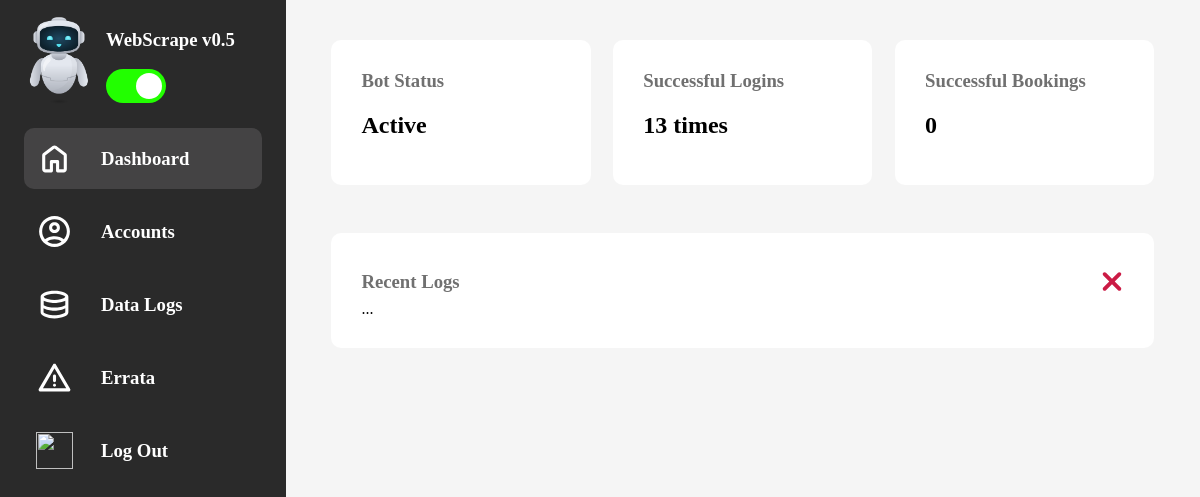
Before: /dashboard/ (signed in) with the older database file.
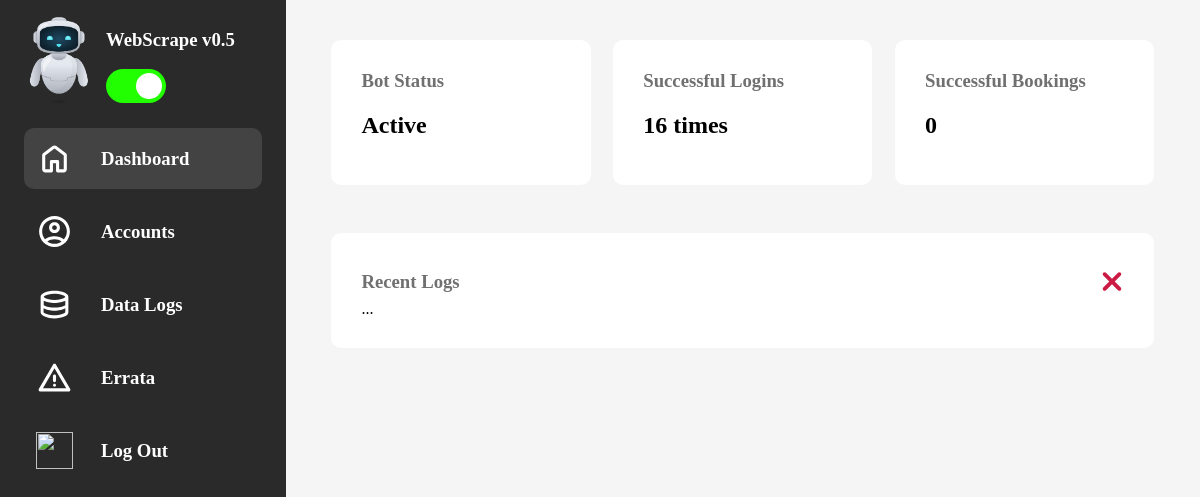
After: the same page with the newer database file.
### botengine/models.py (models this page shows, shortened)
class Bot(models.Model):
    bot_name = models.CharField(max_length=255, unique=True)
    successful_logins = models.IntegerField(default=0)
    successful_bookings = models.IntegerField(default=0)
    class Status(models.TextChoices):
        ACTIVE = "AE", "Active"
        IDLE = "IE", "Idle"
    status = models.CharField(
        max_length=2,
        choices=Status,
        default=Status.IDLE
    )

### authenticator/views.py (the view)
# urls.py: path('dashboard/', views.dashboard, name="dashboard"),
@login_required(login_url='/authenticate/')
def dashboard(request):
    if request.user.is_authenticated:
        bot = Bot.objects.get(id=1)
        accounts = Account.objects.all()
        context = {
            "bot": bot,
            "accounts": accounts
        }
        return render(request, 'authenticator/pages/dashboard.html', context)
    else:
        return redirect('login')

### authenticator/templates/authenticator/pages/dashboard.html (shortened to what this page needs)
{% load static %}
<!DOCTYPE html>
<html lang="en">
<head>
    <link type="text/css" href="{% static 'styles/style.css' %}" rel="stylesheet" />
    <link type="text/css" href="{% static 'styles/switch.css' %}" rel="stylesheet" />
    <link type="text/css" href="{% static 'styles/auth.css' %}" rel="stylesheet" />
</head>
<body>
    <div class="main-container">
        <div class="sidebar-item">
            <div class="app-id">
                <div class="logo-box">
                    <img src="{% static 'img/bot.png' %}" />
                </div>
                <div class="app-details">
                    <h3>WebScrape v0.5</h3>
                    <div class="switch-mech">
                        <form id="status-form" method="post">
                            <label class="switch">
                                <span class="slider round"></span>
                            </label>
                        </form>
                    </div>
                </div>
            </div>
            <div class="dashboard-tab-container">
                <div class="dashboard-tab" onclick="tabToggle('home', this)" id="defaultOpen">
                    <div class="icn-box">
                        <img src="{% static 'img/home.svg' %}"  />
                    </div>
                    <h3>Dashboard</h3>
                </div>
                <div class="dashboard-tab" onclick="tabToggle('accounts', this)" >
                    <div class="icn-box">
                        <img src="{% static 'img/account.svg' %}"  />
                    </div>
                    <h3>Accounts</h3>
                </div>
                <div class="dashboard-tab" onclick="tabToggle('about', this)">
                    <div class="icn-box">
                        <img src="{% static 'img/database.svg' %}" />
                    </div>
                    <h3>Data Logs</h3>
                </div>
                <div class="dashboard-tab" onclick="tabToggle('projects', this)">
                    <div class="icn-box">
                        <img src="{% static 'img/warn.svg' %}" />
                    </div>
                    <h3>Errata</h3>
                </div>
                <a href="{% url 'authenticator:logout' %}">
                    <div class="dashboard-tab">
                        <div class="icn-box">
                            <img src="{% static 'img/logout.svg' %}" />
                        </div>
                        <h3>Log Out</h3>
                    </div>
                </a>
            </div>
        </div>
        <div class="main-item">
            <div class="main-item-wrap">
                <div id="home" class="tabcontent">
                    <div class="status-container">
                        <div class="status-tab">
                            <h3>Bot Status</h3>
                            <h2 class="status-text">{{ bot.get_status_display }}</h2>
                        </div>
                        <div class="status-tab">
                            <h3>Successful Logins</h3>
                            <h2>{{ bot.successful_logins }} times</h2>
                        </div>
                        <div class="status-tab">
                            <h3>Successful Bookings</h3>
                            <h2>{{ bot.successful_bookings }}</h2>
                        </div>
                    </div>
                    <div class="logs-container" >
                        <div style="display: flex; justify-content: space-between; align-items: center;">
                            <h3>Recent Logs</h3>
                            <a href="{% url 'botengine:clear_logs' %}">
                                <div class="icn-box small">
                                    <img src="{% static 'img/x.svg' %}" />
                                </div>
                            </a>
                        </div>
                        <div id="recentLogsContainer">...
                        </div>
                    </div>
                </div>
            </div>
        </div>
    </div>
</body>
</html>

### static/styles/style.css (style rules this page uses)
html, body { margin: 0; padding: 0; }
:root { --bgcolor: #f5f5f5; --darktheme: #2A2A2A; --rad: 10px; }
img { width: 100%; height: 100%; }
a { color: white; text-decoration: none; }
.main-container { height: 100%; background-color: var(--darktheme); }
.sidebar-item { width: 100%; height: 150px; background-color: var(--darktheme); color: white; padding-inline: 24px; padding-top: 10px; box-sizing: border-box; overflow: hidden; }
.app-id { display: flex; clear: both; }
.logo-box { width: 70px; height: 94px; }
.app-details { margin-inline: 12px; }
.switch-mech { width: 45px; height: 26px; }
.dashboard-tab-container { margin-block: 24px; }
.dashboard-tab { display: flex; align-items: center; cursor: pointer; padding: 12px; margin-block: 12px; border-radius: var(--rad); }
.icn-box { width: 37px; height: 37px; }
.small { width: 24px; }
.dashboard-tab h3 { margin-block: 0px; margin-inline: 28px; }
.main-item { margin-block: 24px; background-color: var(--bgcolor); }
.main-item-wrap { width: 90%; margin: auto; }
.status-container { width: 100%; }
.status-tab { height: 145px; background-color: white; margin-bottom: 24px; border-radius: var(--rad); padding: 30px; box-sizing: border-box; }
.status-tab h3 { margin: 0; color: #707070; }
.logs-container { width: 100%; background-color: white; height: 100%; margin-block: 24px; padding: 30px; box-sizing: border-box; border-radius: var(--rad); }
.logs-container h3 { margin: 0; color: #707070; }
@media screen and (min-width:960px) { .main-container { display: flex; justify-content: space-between; } }
@media screen and (min-width:960px) { .sidebar-item { width: 30%; height: 100vh; } }
@media screen and (min-width:960px) { .status-container { display: flex; justify-content: space-between; } }
@media screen and (min-width:960px) { .main-item { width: 100%; margin: 0; } }
@media screen and (min-width:960px) { .main-item-wrap { margin-block: 40px; } }
@media screen and (min-width:960px) { .status-tab { width: 31.5%; } }
.tabcontent { display: none; }

### static/styles/switch.css (style rules this page uses)
.switch { position: relative; display: inline-block; width: 60px; height: 34px; }
.slider { position: absolute; cursor: pointer; top: 0; left: 0; right: 0; bottom: 0; background-color: #ccc; -webkit-transition: .4s; transition: .4s; }
.slider:before { position: absolute; content: ""; height: 26px; width: 26px; left: 4px; bottom: 4px; background-color: white; -webkit-transition: .4s; transition: .4s; }
input:checked + .slider { background-color: #22FF00; }
input:checked + .slider:before { -webkit-transform: translateX(26px); -ms-transform: translateX(26px); transform: translateX(26px); }
.slider.round { border-radius: 34px; }
.slider.round:before { border-radius: 50%; }

### static/styles/auth.css (style rules this page uses)
:root { --bgcolor: #f5f5f5; --darktheme: #2A2A2A; --rad: 10px; }
html, body { margin: 0px; }
img { width: 100%; height: 1005; }

Changed rows visible on the page:
changed Bot "Active": successful_logins "13" → "16"
